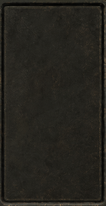
#> input picture tools/assets/terminal_control_bay_master.png, 106 x 206 px
$ python prepare_world_interface_wallpaper.py --source assets/terminal_control_bay_master.png --output out.png
#> lines starting #> are read from the running program, lines starting #| are printed output that depends on the picture
#> in main, source is the input picture: PIL image 106x206 RGB; mean R, G, B 37.4, 35.5, 29.8
#!/usr/bin/env python3
"""Prepare the approved World Interface failure art as an exact 16:10 PNG resource."""

from __future__ import annotations

import argparse
import hashlib
from pathlib import Path

from PIL import Image


TARGET_SIZE = (2560, 1600)


def crop_to_ratio(image: Image.Image, ratio: float) -> Image.Image:
#> called with ratio = 1.6
    current = image.width / image.height
#> current = 0.515
    if abs(current - ratio) < 1.0e-9:
        return image
    if current > ratio:
        width = round(image.height * ratio)
        left = (image.width - width) // 2
        return image.crop((left, 0, left + width, image.height))
    height = round(image.width / ratio)
#> height = 66
    top = (image.height - height) // 2
#> top = 70
    return image.crop((0, top, image.width, top + height))
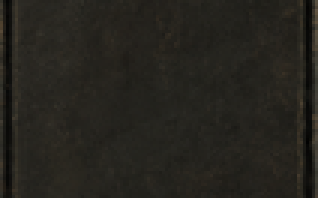
#> returned value: PIL image 106x66 RGB (shown 3 times larger); mean R, G, B 37.5, 35.6, 29.9


def main() -> int:
    parser = argparse.ArgumentParser()
    parser.add_argument("--source", required=True, type=Path)
    parser.add_argument("--output", required=True, type=Path)
    args = parser.parse_args()

    with Image.open(args.source) as source:
        prepared = crop_to_ratio(source.convert("RGB"), TARGET_SIZE[0] / TARGET_SIZE[1])
        prepared = prepared.resize(TARGET_SIZE, Image.Resampling.LANCZOS)
        args.output.parent.mkdir(parents=True, exist_ok=True)
        prepared.save(args.output, format="PNG", optimize=True)

    digest = hashlib.sha256(args.output.read_bytes()).hexdigest().upper()
    with Image.open(args.output) as result:
        if result.size != TARGET_SIZE or result.mode != "RGB":
            raise RuntimeError(f"Unexpected wallpaper output: mode={result.mode}, size={result.size}")
    print(f"{args.output}\t{TARGET_SIZE[0]}x{TARGET_SIZE[1]}\tsha256={digest}")
    return 0


if __name__ == "__main__":
    raise SystemExit(main())
#> (the program exits here)
